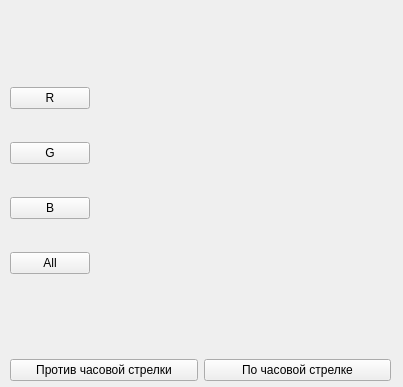
<?xml version="1.0" encoding="UTF-8"?>
<ui version="4.0">
 <class>Form</class>
 <widget class="QWidget" name="Form">
  <property name="geometry">
   <rect>
    <x>0</x>
    <y>0</y>
    <width>403</width>
    <height>387</height>
   </rect>
  </property>
  <property name="windowTitle">
   <string>PIL 2.0</string>
  </property>
  <widget class="QWidget" name="verticalLayoutWidget">
   <property name="geometry">
    <rect>
     <x>10</x>
     <y>10</y>
     <width>381</width>
     <height>371</height>
    </rect>
   </property>
   <layout class="QVBoxLayout" name="verticalLayout">
    <property name="sizeConstraint">
     <enum>QLayout::SetDefaultConstraint</enum>
    </property>
    <item>
     <layout class="QHBoxLayout" name="horizontalLayout_2">
      <item>
       <layout class="QVBoxLayout" name="verticalLayout_2">
        <property name="topMargin">
         <number>50</number>
        </property>
        <property name="bottomMargin">
         <number>50</number>
        </property>
        <item>
         <widget class="QPushButton" name="pushButton_3">
          <property name="text">
           <string>R</string>
          </property>
          <attribute name="buttonGroup">
           <string notr="true">channelButtons</string>
          </attribute>
         </widget>
        </item>
        <item>
         <widget class="QPushButton" name="pushButton_4">
          <property name="text">
           <string>G</string>
          </property>
          <attribute name="buttonGroup">
           <string notr="true">channelButtons</string>
          </attribute>
         </widget>
        </item>
        <item>
         <widget class="QPushButton" name="pushButton_5">
          <property name="text">
           <string>B</string>
          </property>
          <attribute name="buttonGroup">
           <string notr="true">channelButtons</string>
          </attribute>
         </widget>
        </item>
        <item>
         <widget class="QPushButton" name="pushButton_6">
          <property name="text">
           <string>All</string>
          </property>
          <attribute name="buttonGroup">
           <string notr="true">channelButtons</string>
          </attribute>
         </widget>
        </item>
       </layout>
      </item>
      <item>
       <widget class="QLabel" name="label">
        <property name="sizePolicy">
         <sizepolicy hsizetype="Expanding" vsizetype="Expanding">
          <horstretch>0</horstretch>
          <verstretch>28</verstretch>
         </sizepolicy>
        </property>
        <property name="text">
         <string/>
        </property>
       </widget>
      </item>
     </layout>
    </item>
    <item>
     <layout class="QHBoxLayout" name="horizontalLayout">
      <property name="sizeConstraint">
       <enum>QLayout::SetDefaultConstraint</enum>
      </property>
      <item>
       <widget class="QPushButton" name="pushButton">
        <property name="sizePolicy">
         <sizepolicy hsizetype="Minimum" vsizetype="Minimum">
          <horstretch>0</horstretch>
          <verstretch>0</verstretch>
         </sizepolicy>
        </property>
        <property name="text">
         <string>Против часовой стрелки</string>
        </property>
        <attribute name="buttonGroup">
         <string notr="true">rotateButtons</string>
        </attribute>
       </widget>
      </item>
      <item>
       <widget class="QPushButton" name="pushButton_2">
        <property name="text">
         <string>По часовой стрелке</string>
        </property>
        <attribute name="buttonGroup">
         <string notr="true">rotateButtons</string>
        </attribute>
       </widget>
      </item>
     </layout>
    </item>
   </layout>
  </widget>
 </widget>
 <resources/>
 <connections/>
 <buttongroups>
  <buttongroup name="channelButtons"/>
  <buttongroup name="rotateButtons"/>
 </buttongroups>
</ui>
